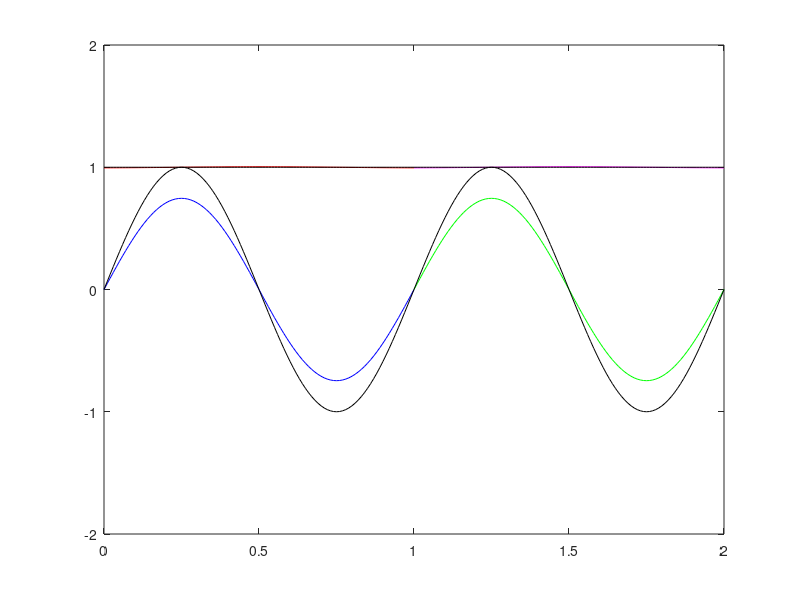

This chart was generated by the following MATLAB code:

a = 1;
b = 2;

%initialize parameters
t0 = 0;
tf = 1;
L = 100;
 

%define space mesh
%h = 1 / L;
%x = 0 : h / 2 : 1;
x = linspace( 0 , 1 , L + 1 );
x = x';
h = x( 2 ) - x( 1 );

%set inital funcitons  
InitialPressure = sin( 2*pi * x );
InitialVelocity = ones( 1 , length( x ) );

% define time mesh
k = h / 2 ;
t = t0 : k : tf;
N = length( t ) - 1;

%wave speed details
rho1 = 1;                 %density
K1 = 1;                   %bulk modulus
rho2 = 1;
K2 = 1;
%impedence
Z1 = rho1 * K1;             
Z2 = rho2 * K2;

A = [ 0 K1 ; 1 / rho1 0 ];       %wave speed
R = [ -Z1 Z1 ; 1 1 ];
RI = inv(R);
evaluesA = eig( A );
c0w = evaluesA( 1 );
c0z = evaluesA( 2 );

%CFL number
mu = A * k / h;

%preallocate u, set initial value using intital condition
U =struct('PressureEdge1',zeros( N + 1 , L + 1 ),...
          'VelocityEdge1',zeros( N + 1 , L + 1 ),...
          'PressureEdge2',zeros( N + 1 , L + 1 ),...
          'VelocityEdge2',zeros( N + 1 , L + 1 ));
U( : ).PressureEdge1( 1 , : ) = InitialPressure;
U( : ).VelocityEdge1( 1 , : ) = InitialVelocity;
U( : ).PressureEdge2( 1 , : ) = InitialPressure;
U( : ).VelocityEdge2( 1 , : ) = InitialVelocity;



%struct to store w,z at junctions, index gives egde, column 1 of struct is
%the char at the left endpoint 'a' and column 2 gives the char at the 
% right endpoint 'b'
%w left moving c0w<0
%z right moving c0z>0
C=struct( 'w1',zeros( N + 1 , 2 ),...
          'z1',zeros( N + 1 , 2 ),...
          'w2',zeros( N + 1 , 2 ),...
          'z2',zeros( N + 1 , 2 ) );
      
%struct to hold the exaxt solution
E =struct('ExactPressureEdge1',zeros( N + 1 , L + 1 ),...
          'ExactVelocityEdge1',zeros( N + 1 , L + 1 ),...
          'ExactPressureEdge2',zeros( N + 1 , L + 1 ),...
          'ExactVelocityEdge2',zeros( N + 1 , L + 1 ));
%loop through time
for n=1:N
    %loop through space
    for j=2:L
%u(n + 1,j)= (u(n,j - 1) + u(n,j + 1))/2 -(mu/2)*(u(n,j + 1) - u(n,j - 1))
      
      %calculate interior nodes for edge 1
      prev = ( cell2mat( { U.PressureEdge1( n , j - 1 ),...
                           U.VelocityEdge1( n , j - 1 ) } ) )';
                  
      next = ( cell2mat( { U.PressureEdge1( n , j + 1 ),...
                           U.VelocityEdge1( n , j + 1 ) } ) )';
                  
      newU = ( prev + next ) / 2 - ( mu / 2 ) * ( next - prev );

      U.PressureEdge1( n + 1 , j ) = newU( 1 );
      U.VelocityEdge1( n + 1 , j ) = newU( 2 );
      
      %calculate interior nodes for edge 2
      prev = ( cell2mat( { U.PressureEdge2( n , j - 1),...
                           U.VelocityEdge2( n , j - 1 ) } ) )';
                    
      next = ( cell2mat( { U.PressureEdge2( n , j + 1 ),...
                           U.VelocityEdge2( n , j + 1 ) } ) )';
                    
      newU = ( prev + next ) / 2 - ( mu / 2 ) * ( next - prev );

      U.PressureEdge2( n + 1 , j ) = newU( 1 );
      U.VelocityEdge2( n + 1 , j ) = newU( 2 );
   
    end

    %JUNCTIONS
    
    j = 1;

    %calc  w char using pres/vel for egde 1 at vertex a
    prev = R * ( cell2mat( { U.PressureEdge1( n , j ),...
                             U.VelocityEdge1( n , j ) } ) )';
    
    %check to ensure press/vel for w/z satisfy IC
    C.w1( 1 , a ) = prev( 1 );
    C.z1( 1 , a ) = prev( 2 );
    
    next = R *( cell2mat( { U.PressureEdge1( n , j + 1 ),...
                             U.VelocityEdge1( n , j + 1 ) } ) )';
   
    %w(x^n)=c0(dt/dx)*(w_(L)-w_(L-1))+w_L...linear interpolation for known char
    %where c0=-1, an eigen value of A and the slope of the characteristic
    curr = c0w * ( k / h ) * ( prev - next ) + prev;
    
    %set w char value at vertex  
    C.w1( n + 1 , a ) = curr( 1 );
        
    %calc w char using pres/vel for edge 2 at vertex b
    prev = R * ( cell2mat( { U.PressureEdge2( n , j ),...
                             U.VelocityEdge2( n , j ) } ) )';
      
    next = R * ( cell2mat( { U.PressureEdge2( n , j + 1 ),...
                             U.VelocityEdge2( n , j + 1 ) } ) )';
   
    %check to ensure press/vel for w/z satisfy IC
    C.w2( 1 , b ) = prev( 1 );
    C.z2( 1 , b ) = prev( 2 );
      
    %w(x^n)=c0(dt/dx)*(z_(L)-z_(L-1))+z_L...linear interpolation for known char
    %where c0=-1, an eigen value of A and the slope of the characteristic
    curr = c0w * ( k / h ) * ( prev - next ) + prev;
    
    %set w char value at vertex 
    C.w2( n + 1 , b ) = curr( 1 );
    
    
    %JUNCTIONS
    
    j = L + 1;
    
    %calc z char using pres/vel for edge 1 at vertex b 
    prev = R * ( cell2mat( { U.PressureEdge1( n , j - 1 ),...
                             U.VelocityEdge1( n , j - 1 ) } ) )';
   
    next = R * (cell2mat( { U.PressureEdge1( n , j ),...
                            U.VelocityEdge1( n , j ) } ) )';
                      
    %check to ensure press/vel for w/z satisfy IC
    C.w1( 1 , b ) = next( 1 );
    C.z1( 1 , b ) = next( 2 );
    
    %z(x^n)=mu*(z_(L)-z_(L-1))+z_L...linear interpolation for known char
    curr = c0z * ( k / h ) * ( prev - next ) + next;
    
    %set w char value at vertex 
    C.z1( n + 1 , b ) = curr( 2 );
    
    %calc chars using pres/vel for edge 2 at vertex a
    prev = R * ( cell2mat( { U.PressureEdge2( n , j - 1 ),...
                             U.VelocityEdge2( n , j - 1 ) } ) )';
                         
    next = R * ( cell2mat( { U.PressureEdge2( n , j ),...
                             U.VelocityEdge2( n , j ) } ) )';
                         
    %check to ensure press/vel for w/z satisfy IC
    C.w2( 1 , a ) = next( 1 );
    C.z2( 1 , a ) = next( 2 );
   
    %z(x^n)=mu*(z_(L)-z_(L-1))+z_L...linear interpolation for known char
    curr = c0z * ( k / h ) * ( prev - next ) + next;
    
    %set w char value at vertex 
    C.z2( n + 1 , a ) = curr( 2 );
    
    
    
    %Vertex a
    %calc unk chars at vertex using juction conditions. Solve system 
    %Ax=b using interpolated chars 
    knownchars = ( cell2mat( { C.w1( n + 1 , a ),...
                               C.z2( n + 1 , a ) } ) )';
    %multiply by coeff matrix                       
    knownchars = [ Z1  Z2 ; -1 1 ] * knownchars;
    %solve
    unkchars = [ Z2 Z1 ; -1 1 ] \ knownchars ;
    %set new chars at vertex a 
    C.w2( n + 1 , a ) = unkchars( 1 );
    C.z1( n + 1 , a ) = unkchars( 2 );
  
    %calc press/vel using chars on edge 1 at vertex a
    newC = ( cell2mat( { C.w1( n + 1 , a ),...
                         C.z1( n + 1 , a ) } ) )';
                     
    newU = RI * newC;
    U.PressureEdge1( n + 1 , 1 ) = newU( 1 );
    U.VelocityEdge1( n + 1 , 1 ) = newU( 2 );
    
    %calc press/vel using chars on edge 2 at vertex a
    newC = ( cell2mat( { C.w2( n + 1 , a ),...
                         C.z2( n + 1 , a ) } ) )';
                     
    newU = RI * newC;
    U.PressureEdge2( n + 1 , L + 1 ) = newU( 1 );
    U.VelocityEdge2( n + 1 , L + 1 ) = newU( 2 );
    
    
    %Vertex b
    %calc unk chars at vertex using juction conditions. Solve system 
    %Ax=b using interpolated chars 
    knownchars = ( cell2mat( { C.w2( n + 1 , b ),...
                               C.z1( n + 1 , b ) } ) )';
    
    %multiply by coefficient matrix
    knownchars = [ -Z2 -Z1 ; 1 -1 ] * knownchars;
    %solve
    unkchars = [ -Z1 -Z2 ; 1 -1 ] \ knownchars;
    C.w1( n + 1 , b ) = unkchars( 1 );
    C.z2( n + 1 , b ) = unkchars( 2 );
    
    
    %calc press/vel using chars on edge 1 at vertex b  
    newC = ( cell2mat( { C.w1( n + 1 , b ),...
                         C.z1( n + 1 , b ) } ) )';
                     
    newU = RI * newC;
    U.PressureEdge1( n + 1 , L + 1 ) = newU( 1 );
    U.VelocityEdge1( n + 1 , L + 1 ) = newU( 2 );
   
    %calc press/vel using chars on edge 2 at vertex b
    newC = ( cell2mat( { C.w2( n + 1 , b ),...
                         C.z2( n + 1 , b ) } ) )';
                     
    newU = RI * newC;
    U.PressureEdge2( n + 1 , 1 ) = newU( 1 );
    U.VelocityEdge2( n + 1 , 1 ) = newU( 2 );
    
      
    
end


%calculate exact solution using known solutions for w,z
for n =1:N+1 
    wX = x - c0w * t( n );
    zX = x - c0z * t( n );
    wexact = ( -sin( 2*pi * wX) + 1 )';
    zexact = ( sin ( 2*pi * zX ) + 1 )';
    uexact= RI * [ wexact ; zexact ];
    
    E.ExactPressureEdge1( n , : ) =  uexact(1,:);
    E.ExactVelocityEdge1( n , : ) =  uexact(2,:);
    E.ExactPressureEdge2( n , : ) =  uexact(1,:);
    E.ExactVelocityEdge2( n , : ) =  uexact(2,:); 
end
%calculate the max abs error
abserrPE1 = max(max(( abs( E.ExactPressureEdge1 - U.PressureEdge1 ))))
%errPE1(mm) = abserrPE1;
abserrVE1  = max(max(( abs( E.ExactVelocityEdge1 - U.VelocityEdge1 ))))
%errVE1(mm) = abserrVE1;
abserrPE2 = max(max(( abs( E.ExactPressureEdge2 - U.PressureEdge2 ))))
%errPE2(mm) = abserrPE2;
abserrVE2 = max(max(( abs( E.ExactVelocityEdge2 - U.VelocityEdge2 ))))
%errVE2(mm) = abserrVE2;

clf
for i=1:N+1
    
    plot( x  , U.PressureEdge1( i , : ) , 'b',...
          x+1  , U.PressureEdge2( i , : ) , 'g',...
          x  , U.VelocityEdge1( i , : ) , 'r',...
          x +1 , U.VelocityEdge2( i , : ) , 'm',...
          x  , E.ExactPressureEdge1( i , : ) , 'k',...
          x +1 , E.ExactPressureEdge2( i , : ) , 'k',...
          x  , E.ExactVelocityEdge1( i , : ) , 'k',...
          x +1 , E.ExactVelocityEdge2( i , : ) , 'k')
      
	axis( [ 0  2 -2 2 ])
    pause( .05 )
    drawnow
    
end
hold off

